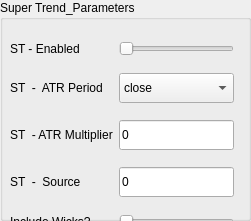
            <widget class="QGroupBox" name="grpBox_ST_parametersIndi">
             <property name="geometry">
              <rect>
               <x>20</x>
               <y>40</y>
               <width>251</width>
               <height>221</height>
              </rect>
             </property>
             <property name="styleSheet">
              <string notr="true"/>
             </property>
             <property name="title">
              <string>Super Trend_Parameters</string>
             </property>
             <widget class="QWidget" name="layoutWidget">
              <property name="geometry">
               <rect>
                <x>10</x>
                <y>30</y>
                <width>339</width>
                <height>248</height>
               </rect>
              </property>
              <layout class="QGridLayout" name="gridLayout_14">
               <item row="0" column="0">
                <widget class="QLabel" name="lblMptEnabled_3">
                 <property name="styleSheet">
                  <string notr="true"/>
                 </property>
                 <property name="text">
                  <string>ST - Enabled</string>
                 </property>
                </widget>
               </item>
               <item row="0" column="1">
                <widget class="QSlider" name="hSlider_SELL_IndicatorEnabled_3">
                 <property name="styleSheet">
                  <string notr="true"/>
                 </property>
                 <property name="maximum">
                  <number>5</number>
                 </property>
                 <property name="orientation">
                  <enum>Qt::Horizontal</enum>
                 </property>
                </widget>
               </item>
               <item row="1" column="0">
                <widget class="QLabel" name="lblMptAppliedPrice">
                 <property name="styleSheet">
                  <string notr="true"/>
                 </property>
                 <property name="text">
                  <string>ST  -  ATR Period</string>
                 </property>
                </widget>
               </item>
               <item row="1" column="1">
                <widget class="QComboBox" name="drpMptAppliedPrice">
                 <property name="minimumSize">
                  <size>
                   <width>0</width>
                   <height>30</height>
                  </size>
                 </property>
                 <property name="styleSheet">
                  <string notr="true"/>
                 </property>
                 <item>
                  <property name="text">
                   <string>close</string>
                  </property>
                 </item>
                 <item>
                  <property name="text">
                   <string>open</string>
                  </property>
                 </item>
                 <item>
                  <property name="text">
                   <string>high</string>
                  </property>
                 </item>
                 <item>
                  <property name="text">
                   <string>low</string>
                  </property>
                 </item>
                 <item>
                  <property name="text">
                   <string>HL2</string>
                  </property>
                 </item>
                 <item>
                  <property name="text">
                   <string>HLC3</string>
                  </property>
                 </item>
                 <item>
                  <property name="text">
                   <string>OHLC</string>
                  </property>
                 </item>
                </widget>
               </item>
               <item row="1" column="2">
                <spacer name="horizontalSpacer_11">
                 <property name="orientation">
                  <enum>Qt::Horizontal</enum>
                 </property>
                 <property name="sizeHint" stdset="0">
                  <size>
                   <width>40</width>
                   <height>20</height>
                  </size>
                 </property>
                </spacer>
               </item>
               <item row="2" column="0">
                <widget class="QLabel" name="lblMptShortMaPeriod">
                 <property name="styleSheet">
                  <string notr="true"/>
                 </property>
                 <property name="text">
                  <string>ST  - ATR Multiplier</string>
                 </property>
                </widget>
               </item>
               <item row="2" column="1">
                <widget class="QLineEdit" name="txtMptShortEmaPeriod">
                 <property name="minimumSize">
                  <size>
                   <width>0</width>
                   <height>30</height>
                  </size>
                 </property>
                 <property name="styleSheet">
                  <string notr="true"/>
                 </property>
                 <property name="text">
                  <string>0</string>
                 </property>
                </widget>
               </item>
               <item row="3" column="0">
                <widget class="QLabel" name="lblMptLongMaPeriod">
                 <property name="styleSheet">
                  <string notr="true"/>
                 </property>
                 <property name="text">
                  <string>ST  -  Source</string>
                 </property>
                </widget>
               </item>
               <item row="3" column="1">
                <widget class="QLineEdit" name="txtMptLongEmaPeriod">
                 <property name="minimumSize">
                  <size>
                   <width>0</width>
                   <height>30</height>
                  </size>
                 </property>
                 <property name="styleSheet">
                  <string notr="true"/>
                 </property>
                 <property name="text">
                  <string>0</string>
                 </property>
                </widget>
               </item>
               <item row="4" column="0">
                <widget class="QLabel" name="lblMptEnabled_5">
                 <property name="styleSheet">
                  <string notr="true"/>
                 </property>
                 <property name="text">
                  <string>Include Wicks?</string>
                 </property>
                </widget>
               </item>
               <item row="4" column="1">
                <widget class="QSlider" name="hSlider_SELL_IndicatorEnabled_6">
                 <property name="styleSheet">
                  <string notr="true"/>
                 </property>
                 <property name="maximum">
                  <number>5</number>
                 </property>
                 <property name="orientation">
                  <enum>Qt::Horizontal</enum>
                 </property>
                </widget>
               </item>
               <item row="5" column="0">
                <widget class="QLabel" name="lblMptEnabled_6">
                 <property name="styleSheet">
                  <string notr="true"/>
                 </property>
                 <property name="text">
                  <string>Highlight State?</string>
                 </property>
                </widget>
               </item>
               <item row="5" column="1">
                <widget class="QSlider" name="hSlider_SELL_IndicatorEnabled_7">
                 <property name="styleSheet">
                  <string notr="true"/>
                 </property>
                 <property name="maximum">
                  <number>5</number>
                 </property>
                 <property name="orientation">
                  <enum>Qt::Horizontal</enum>
                 </property>
                </widget>
               </item>
              </layout>
             </widget>
            </widget>
